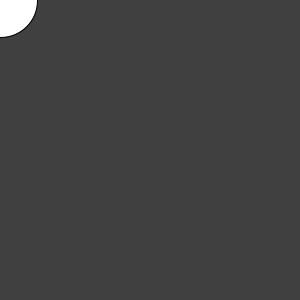
Frame 1 (no input)
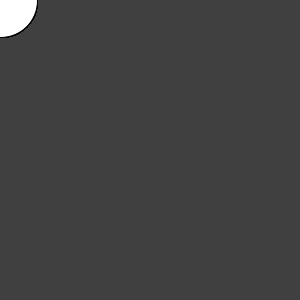
Frame 60 (the mouse pressed at the canvas centre just before this capture)
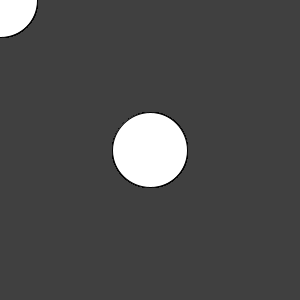
Frame 120 (the mouse held since frame 60 and released just before this capture)

The Processing sketch that drew these frames (run headless with seeded random() and noise(); from frame 60 on, the mouse is pressed at the canvas centre):

// Processing sketch: processing_18284
// ── processing_18284.pde

// illustrates how sections code run at different 
// times

void setup() {
  // runs once in the beginning
  // Set initial conditions 
  size(300, 300);
  smooth();
  //noStroke();
  background(64);
}

//-------------------------------------------
// draw() is a loop, it will run over and over
void draw() {
  ellipse(mouseX, mouseY, 75, 75);
}
